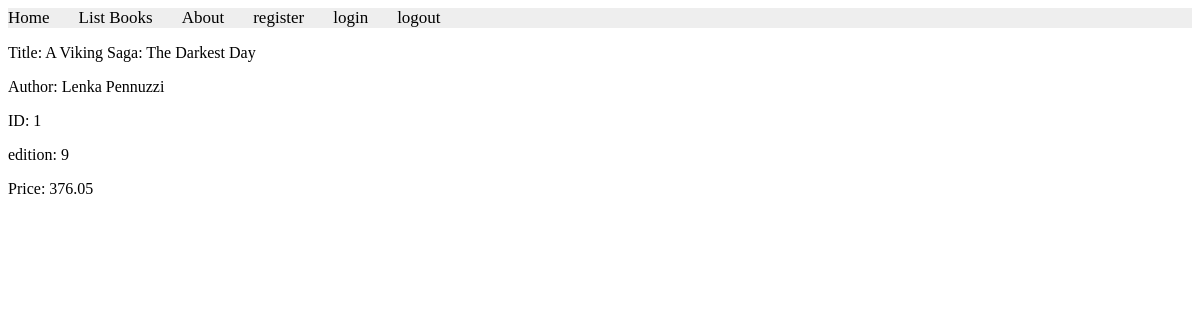
/books/singlebook/1, run on an earlier commit of the app's database.
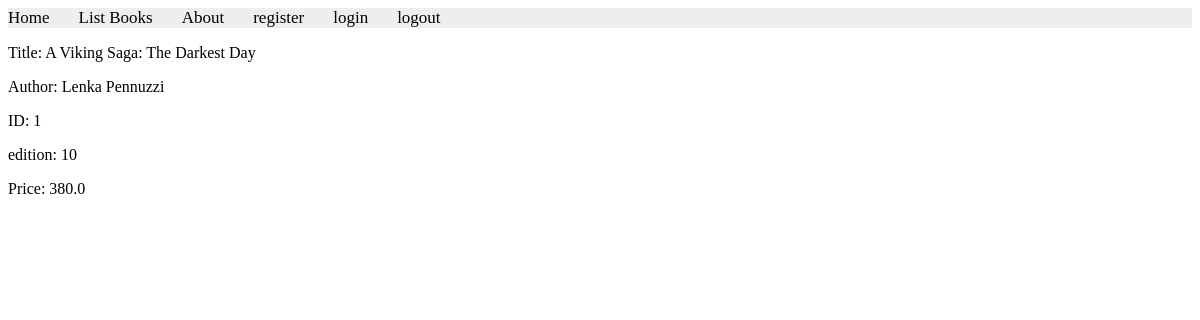
And on a later commit of the database.
### apps/bookmodule/models.py (models this page shows)
class Book(models.Model):
    title = models.CharField(max_length = 50)
    author = models.CharField(max_length = 50)
    price = models.FloatField(default = 0.0)
    edition = models.SmallIntegerField(default = 1)

### apps/bookmodule/views.py (the view)
# urls.py: path('singlebook/<int:Id>',views.singleBook,name='books.showsinglebook'),
def singleBook(request, Id):
 mybook = Book.objects.get(id = Id)
 return render(request, 'bookmodule/show.html',{'book':mybook})

### apps/templates/bookmodule/show.html (shortened to what this page needs)
<html lang="en">
<head>
{% extends "layouts/base.html" %}
{% load static %}
{% block content %}
<p>Title: {{ book.title }}</p>
<p>Author: {{ book.author }}</p>
<p>ID: {{ book.id }}</p>
<p>edition: {{book.edition}}</p>
<p>Price: {{book.price}}</p>
{% endblock %}

What changed in the data, as far as the page shows it:
changed Book "A Viking Saga: The Darkest Day": edition "9" → "10"; price "376.05" → "380.0"
